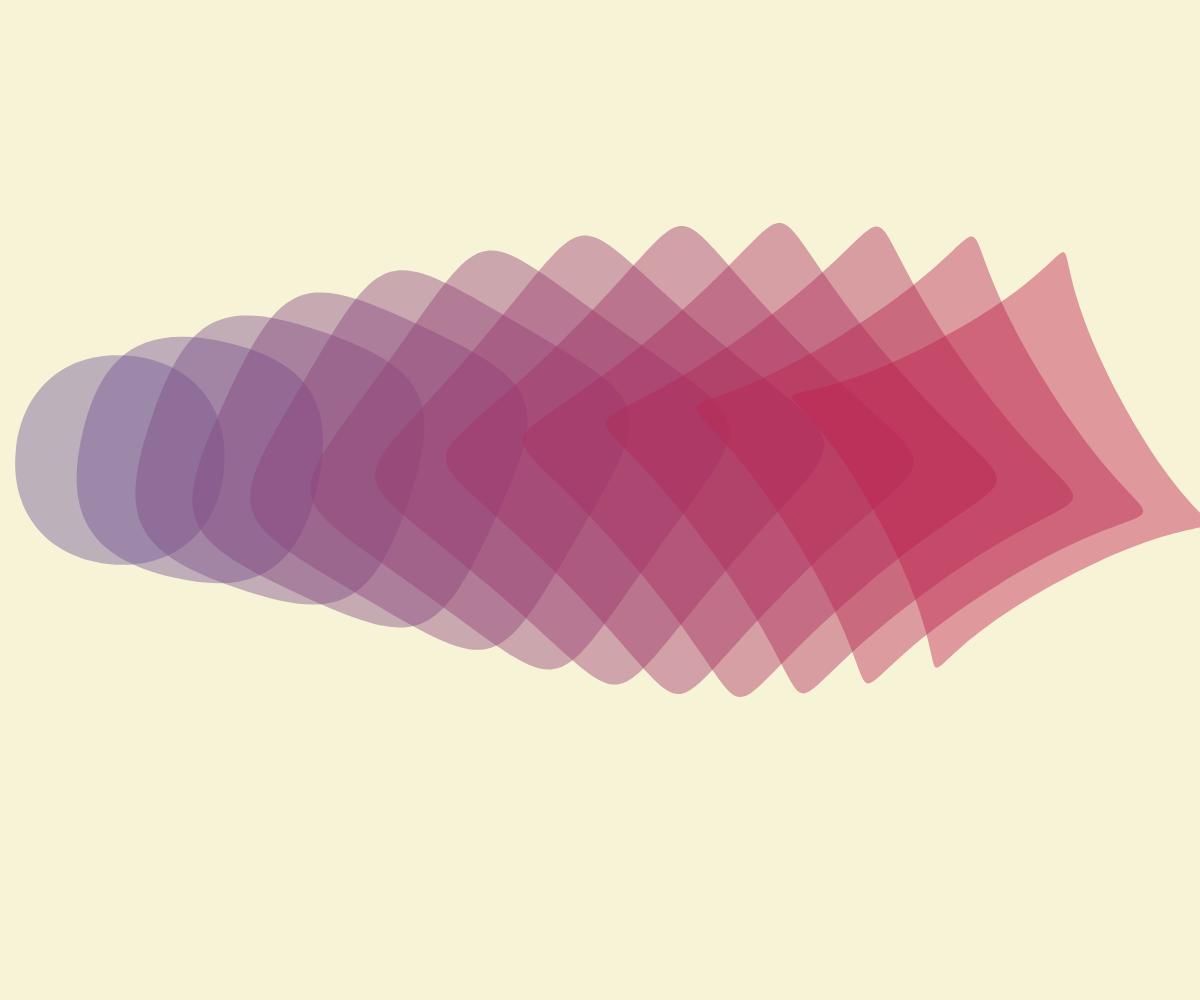
Frame 1 (no input)
Frame 60 (no input): identical to frame 1, image omitted
Frame 120 (the mouse pressed at the canvas centre since frame 60): identical to frame 1, image omitted

The p5.js sketch that drew this single still picture (run headless with seeded random() and noise() and a simulated clock; from frame 60 on, the mouse is pressed at the canvas centre):

// p5.js sketch
// ── sketch.js
let winkel = 0;

let breite = 80;
let anzahl;
let distanzRand=100;

//anchorpunkte
let x1, y1, x2, y2, x3, y3, x4, y4;
//kontrollpunkte p1
let cx11, cy11, cx12, cy12;
//kontrollpunkte p2
let cx21, cy21, cx22, cy22;
//kontrollpunkte p3
let cx31, cy31, cx32, cy32;
//kontrollpunkte p4
let cx41, cy41, cx42, cy42;



let colorA, colorB;

function setup() {
  createCanvas(windowWidth, windowHeight);
  angleMode(DEGREES);
  anzahl = (width - 2 * distanzRand )/ breite;
  colorA = color(102, 93, 156, 110);
  colorB = color(212, 17, 56, 110);
}

function draw() {
  background(247, 243, 215);
  noStroke();
  rectMode(CENTER);
  push();
  translate(0, height / 2 -breite);
  let winkel=0;
  for (let j = 1; j < anzahl; j++) {
    //mit lerpColor eine Farbmischung rechnen 
    //lerpColor erwartet einen Wert zwischen 0 und 1
    let pos = map(j * breite, 0, width, 0, 1);
    let colorC = lerpColor(colorA, colorB, pos);
    fill(colorC)

    push();
    //in die mitte des rechtecks schieben
    translate(j * breite+breite/2 , breite/2);
  
    //let winkel= map(j * breite, 0, width, 0, 180);

    //oder winkel mit lerp rechnen
    winkel = lerp(winkel, 135, 0.05)
    rotate(winkel);
    
   
   
    

    //mit sinusfunktion vergrössern 
    let w = map(j * breite, 0, width, 0, 180);
    let s = sin(w); //sinus von -1 zu 1
    s = (s + 1.1) * 2//s geht nun von 0.4 bis 4
    scale(s);
    translate(- breite/ 2, -breite/2);
    //rect(0, 0, breite, breite);
    // statt rechteck bezier
    let t=map(j * breite, 0, width, 0.5, 2);
    zeichneBezierShape(t);
    pop();
    

  }
  pop();

  //bezier nach Shiffman
  //https://editor.p5js.org/codingtrain/sketches/Z53a719cQ

  // zeichneSimpleBezier()
 
}


function zeichneSimpleBezier(){
  stroke(0);
  strokeWeight(24);
  point(0, 300);
  point(mouseX, mouseY);
  point(400, 400);
  point(600, 300);

  strokeWeight(4);
  noFill();
  bezier(0, 300, mouseX, mouseY, 400, 400, 600, 300);

  strokeWeight(2);
  line(0, 300, mouseX, mouseY);
  line(400, 400, 600, 300);
}


function zeichneBezierShape(t){
 
  //rechne die punkte abhängig von t und breite
  //O/O Koordinate in der Ecke
  x1 = breite;
  y1 = breite / 2;
  cx11 = x1;
  cy11 = y1 + t * breite / 2;
  cx12 = x1;
  cy12 = y1 - t * breite / 2;

  x2 = breite / 2;
  y2 = breite;
  cx21 = x2 + t * breite / 2;
  cy21 = y2;
  cx22 = x2 - t * breite / 2;
  cy22 = y2;

  x3 = 0;
  y3 = breite / 2;
  cx32 = x3;
  cy32 = y3 - t * breite / 2;
  cx31 = x3;
  cy31 = y3 + t * breite / 2;

  x4 = breite / 2;
  y4 = 0;
  cx41 = x4 - t * breite / 2;
  cx42 = x4 + t * breite / 2;
  cy41 = y4;
  cy42 = y4;

  //zeichnet die Grundform, anhand von vier Bezierkurven, jeweils mit anchor, control, control, anchor
  beginShape();
  vertex(x1,y1);
  bezierVertex(cx11,cy11,cx21,cy21,x2,y2);
  bezierVertex(cx22,cy22,cx31,cy31,x3,y3);
  bezierVertex(cx32,cy32,cx41,cy41,x4,y4);
  bezierVertex(cx42,cy42,cx12,cy12,x1,y1);
  endShape();
}
